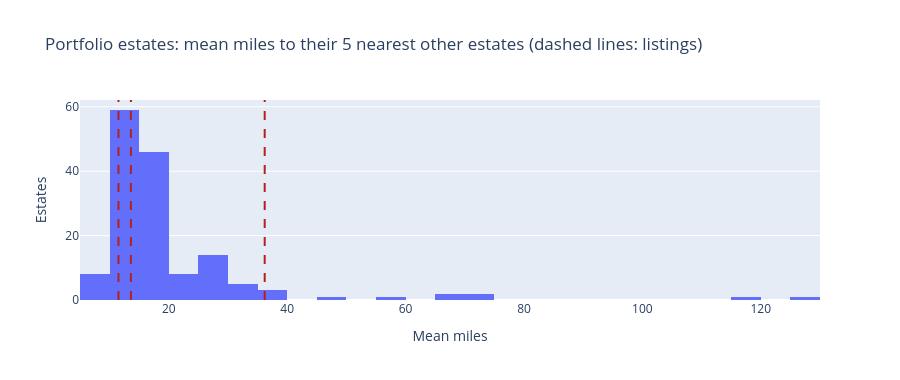

The notebook cell saved with this chart:
### Markdown cell above
* **k matters, mostly for M1.** Its single nearest other estate is only 4.4 miles away (the closest of the
  three), but its 5 nearest average 36 miles: one neighbour, then a big gap. With k = 1, M1 would look like
  the best-placed listing; with k = 5 or 10, the most isolated.
* **k = 1 is fragile**: one estate decides the score. **k = 5 or 10** describe the surrounding area, which is
  what "homogeneous on location" should mean. M3 and M4 rank the same either way.

### Code cell
K = 5  # decided: mean of the 5 nearest other estates
portfolio_mean = pd.Series(
    [nearest_estates(r["latitude"], r["longitude"], name, K).mean() for name, r in estates.iterrows()],
    index=estates.index,
)
fig = px.histogram(portfolio_mean, nbins=40, height=380,
                   title=f"Portfolio estates: mean miles to their {K} nearest other estates (dashed lines: listings)",
                   labels={"value": "Mean miles"})
fig.update_layout(showlegend=False, yaxis_title="Estates")
for miles in table[f"mean miles, {K} nearest"]:
    fig.add_vline(x=miles, line_dash="dash", line_color="firebrick")
fig.show()
print(f"Portfolio estates: median {portfolio_mean.median():.1f} miles, "
      f"10th-90th percentile {portfolio_mean.quantile(0.1):.1f}-{portfolio_mean.quantile(0.9):.1f}, "
      f"max {portfolio_mean.max():.1f} ({portfolio_mean.idxmax()})")

### Figure 1 — Plotly figure (JSON) as saved in the notebook; plotly's stock layout.template omitted (floating-point values rounded to 4 significant figures; data arrays with more than 128 entries replaced by an {"elided": "..."} marker saying what was removed)
{"data": [{"bingroup": "x", "hovertemplate": "variable=0<br>Mean miles=%{x}<br>count=%{y}<extra></extra>", "legendgroup": "0", "marker": {"color": "#636efa", "pattern": {"shape": ""}}, "name": "0", "nbinsx": 40, "orientation": "v", "showlegend": true, "type": "histogram", "x": {"elided": "151 float values"}, "xaxis": "x", "yaxis": "y"}], "layout": {"barmode": "relative", "height": 380, "legend": {"title": {"text": "variable"}, "tracegroupgap": 0}, "shapes": [{"line": {"color": "firebrick", "dash": "dash"}, "type": "line", "x0": 36.2, "x1": 36.2, "xref": "x", "y0": 0, "y1": 1, "yref": "y domain"}, {"line": {"color": "firebrick", "dash": "dash"}, "type": "line", "x0": 13.6, "x1": 13.6, "xref": "x", "y0": 0, "y1": 1, "yref": "y domain"}, {"line": {"color": "firebrick", "dash": "dash"}, "type": "line", "x0": 11.5, "x1": 11.5, "xref": "x", "y0": 0, "y1": 1, "yref": "y domain"}], "showlegend": false, "title": {"text": "Portfolio estates: mean miles to their 5 nearest other estates (dashed lines: listings)"}, "xaxis": {"anchor": "y", "domain": [0.0, 1.0], "title": {"text": "Mean miles"}}, "yaxis": {"anchor": "x", "domain": [0.0, 1.0], "title": {"text": "Estates"}}}}
